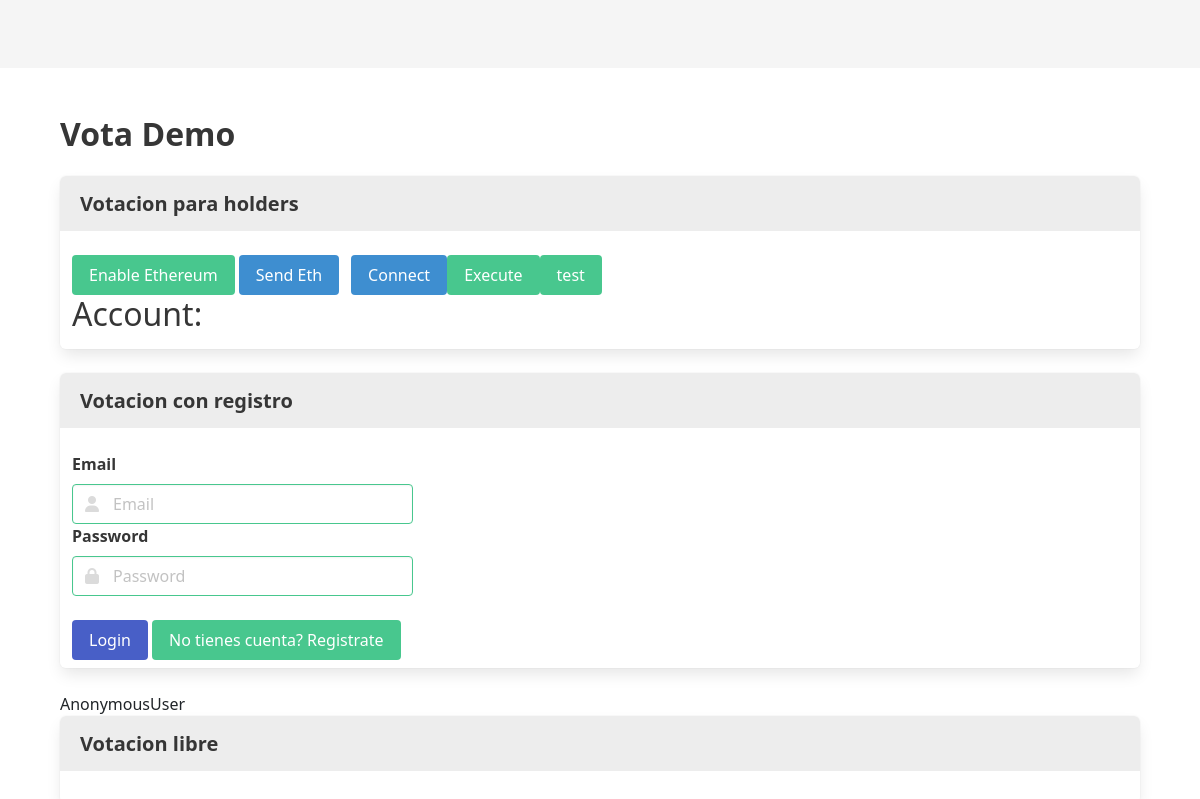
Before: / with the older database file.
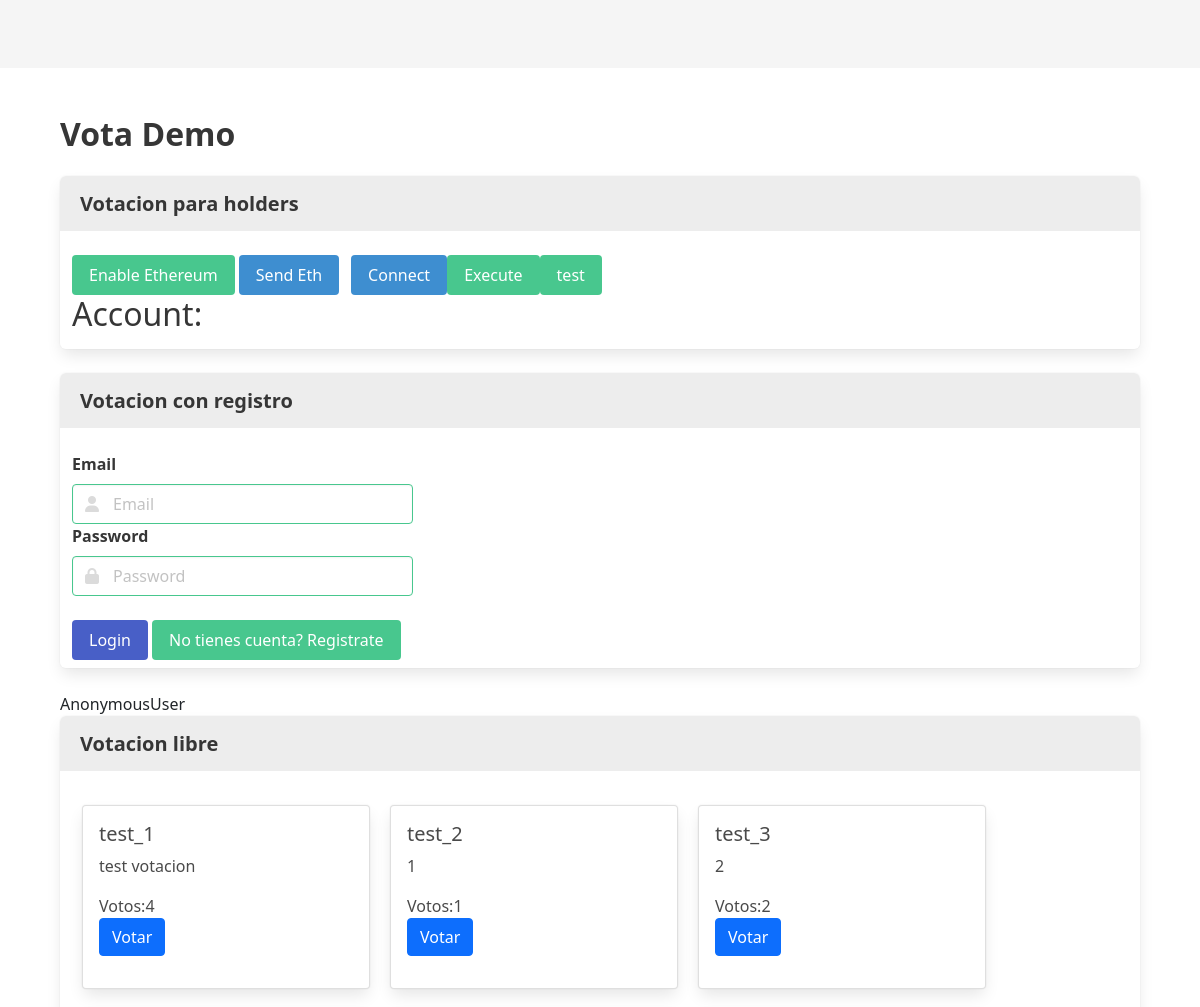
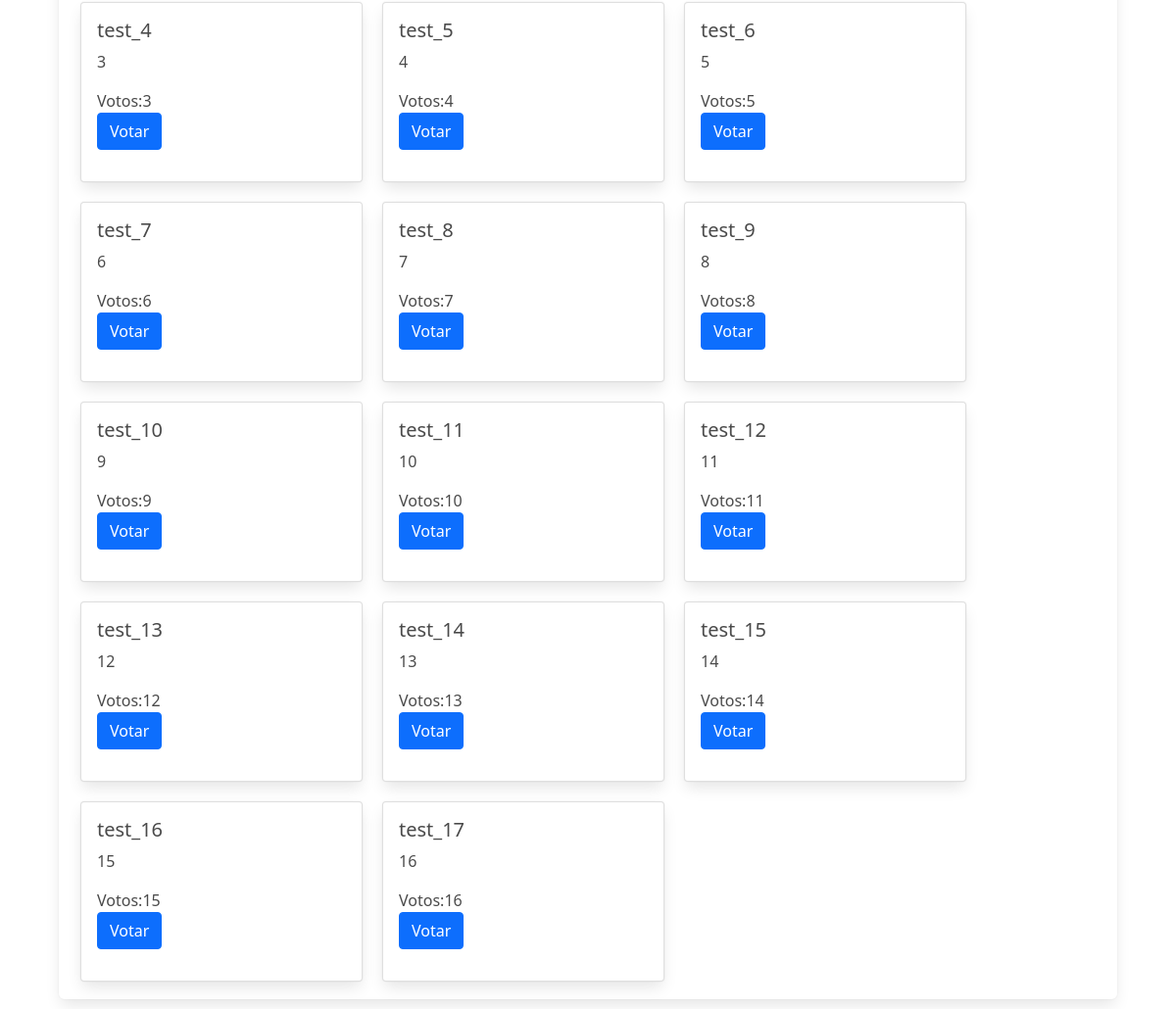
After: the same page with the newer database file (2 pictures, top to bottom).
### votaciones/models.py (models this page shows, shortened)
class Voting(models.Model):
	status = models.BooleanField(default=False)#0 in process, 1 aceppted
	name = models.CharField(max_length=149)
	description = models.TextField( unique=True)
	points = models.IntegerField(blank=True, default=0)
	points_free = models.IntegerField(blank=True, default=0)
	user_account_funds = models.CharField(max_length=149,blank=True)

### vota_coin/views.py (the view)
# urls.py: 2. Add a URL to urlpatterns:  path('', views.home, name='home')
def home(request):
	context_dict={}
	print(request.user)
	context_dict["votings"]= Voting.objects.all()
	return render(request, 'index.html', context_dict)

### templates/index.html (shortened to what this page needs)
{% load static %}
<!DOCTYPE html>
<html>
<head>
</head>
<body class="bg-gradient-white">
<link rel="stylesheet" href="https://cdn.jsdelivr.net/npm/bulma@0.9.4/css/bulma.min.css">
<link rel="stylesheet" href="https://cdnjs.cloudflare.com/ajax/libs/font-awesome/6.2.0/css/all.min.css">
  <link href="https://cdn.jsdelivr.net/npm/bootstrap@5.0.0/dist/css/bootstrap.min.css"
        rel="stylesheet"
>
{% include './navbar.html' %}
<section class="section">
    <div class="container">
        <h1 class="title">
            Vota Demo
        </h1>
        <nav class="panel">
          <p class="panel-heading">
            Votacion para holders
        </p>
            <div class="panel-block">
                <div class="field">
                    <div class="field is-grouped">
                      <div class="control">
                        <button  type="submit" class="button is-success enableEthereumButton"> Enable Ethereum</button>
                        <button class="sendEthButton button is-info">Send Eth</button>
                        <h2>Account: </h2>
                        </div>
                    <br>
                    <button id="connectButton" class="button is-info" onclick="bundle.connect()">Connect</button>
                    <button id="executeButton" class="button is-success" onclick="bundle.execute()">Execute</button>
                    <button id="asd" class="button is-success" onclick="bundle.s()">test</button>
                    </div>
                </div>
            </div>
        </nav>
        <nav class="panel">
          <p class="panel-heading">
            Votacion con registro
        </p>
        <form method="post" action="{% url 'login_func' %}">
            <div class="panel-block">
                <div class="field">
                    <label class="label">Email</label>
                    <div class="control has-icons-left has-icons-right">
                        <input class="input is-success" type="email" placeholder="Email" name="id_email" id="id_email" >
                        <span class="icon is-small is-left">
                        </span>
                    </div>
                    <label class="label">Password</label>
                    <div class="control has-icons-left has-icons-right">
                        <input class="input is-success" type="password" placeholder="Password" name="id_password" id="id_password" >
                        <span class="icon is-small is-left">
                        </span>
                    </div>
                    <br>
                    <div class="field is-grouped">
                      <div class="control">
                        <button class="button is-link" type="submit" >Login</button>
                        <button class="button is-success" type="submit" >No tienes cuenta? Registrate</button>
                    </div>
                    <br>
                    </div>
                </div>
            </div>
        </form>
        </nav>
        {{user}}
        <nav class="panel">
          <p class="panel-heading">
            Votacion libre
        </p>
        <form method="post" action="{% url 'login_func' %}">
            <div class="panel-block">
                <div class="field">
<div style="display: flex; flex-direction: row; flex-wrap: wrap">
  {% for card in votings %}
  <div class="card" style="width: 18rem; margin: 10px">
    <div class="card-body">
      <div style="display: flex; flex-direction: row">
        <h5 class="card-title">{{ card.name }}</h5>
      </div>
      <p class="card-text">{{ card.description }}</p>
      <p>Votos:{{card.points_free}}</a>
        <br>
      <a href="{% url 'free_vote'  card.id %} " class="btn btn-primary">Votar</a>
    </div>
  </div>
  {% endfor %}
</div>
                </div>
            </div>
        </form>
        </nav>
         </div>
</section>
</html>

### templates/navbar.html (shortened to what this page needs)
{% load static %}
<nav class="navbar is-light" role="navigation" aria-label="main navigation">
</nav>

Changed rows visible on the page:
added Voting: name "test_1", description "test votacion", points_free "4"
added Voting: name "test_2", description "1", points_free "1"
added Voting: name "test_3", description "2", points_free "2"
added Voting: name "test_4", description "3", points_free "3"
added Voting: name "test_5", description "4", points_free "4"
added Voting: name "test_6", description "5", points_free "5"
added Voting: name "test_7", description "6", points_free "6"
added Voting: name "test_8", description "7", points_free "7"
added Voting: name "test_9", description "8", points_free "8"
added Voting: name "test_10", description "9", points_free "9"
added Voting: name "test_11", description "10", points_free "10"
added Voting: name "test_12", description "11", points_free "11"
added Voting: name "test_13", description "12", points_free "12"
added Voting: name "test_14", description "13", points_free "13"
added Voting: name "test_15", description "14", points_free "14"
added Voting: name "test_16", description "15", points_free "15"
added Voting: name "test_17", description "16", points_free "16"
